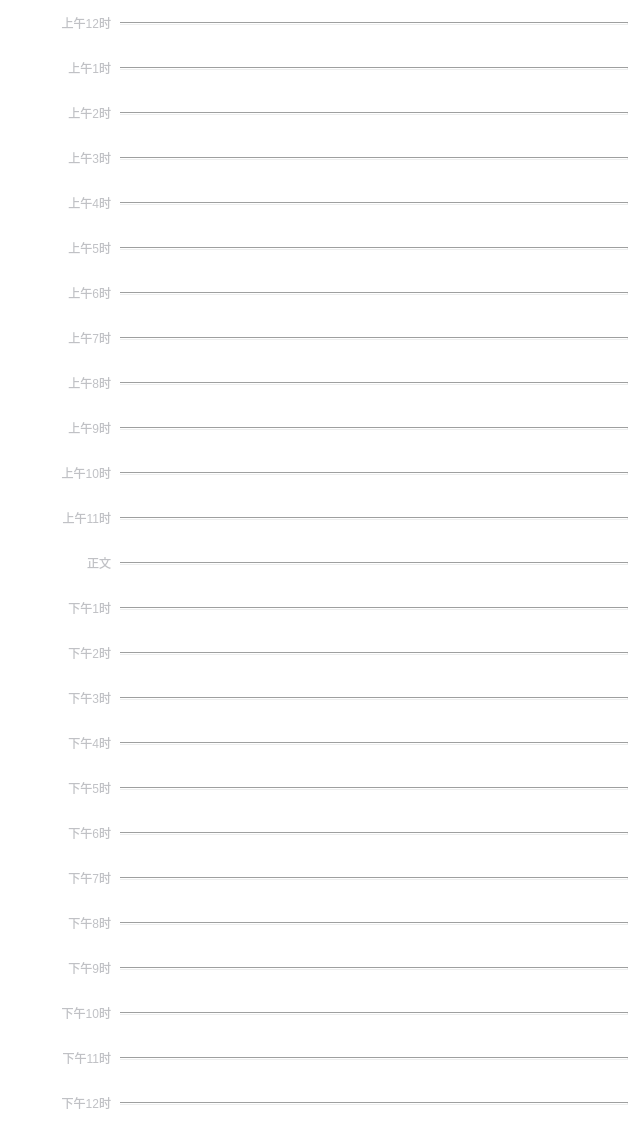
      <widget class="QWidget" name="schedule_scrollAreaWidgetContents">
       <property name="geometry">
        <rect>
         <x>0</x>
         <y>-2</y>
         <width>628</width>
         <height>1125</height>
        </rect>
       </property>
       <property name="styleSheet">
        <string notr="true">background-color: rgb(255, 255, 255);</string>
       </property>
       <widget class="QLabel" name="time_am12">
        <property name="geometry">
         <rect>
          <x>0</x>
          <y>0</y>
          <width>111</width>
          <height>45</height>
         </rect>
        </property>
        <property name="styleSheet">
         <string notr="true">font: 20px &quot;Microsoft YaHei&quot;;
color:rgb(192,193,197)</string>
        </property>
        <property name="text">
         <string>上午12时</string>
        </property>
        <property name="alignment">
         <set>Qt::AlignRight|Qt::AlignTrailing|Qt::AlignVCenter</set>
        </property>
       </widget>
       <widget class="QLabel" name="time_am1">
        <property name="geometry">
         <rect>
          <x>0</x>
          <y>45</y>
          <width>111</width>
          <height>45</height>
         </rect>
        </property>
        <property name="styleSheet">
         <string notr="true">font: 20px &quot;Microsoft YaHei&quot;;
color:rgb(192,193,197)</string>
        </property>
        <property name="text">
         <string>上午1时</string>
        </property>
        <property name="alignment">
         <set>Qt::AlignRight|Qt::AlignTrailing|Qt::AlignVCenter</set>
        </property>
       </widget>
       <widget class="QLabel" name="time_am2">
        <property name="geometry">
         <rect>
          <x>0</x>
          <y>90</y>
          <width>111</width>
          <height>45</height>
         </rect>
        </property>
        <property name="styleSheet">
         <string notr="true">font: 20px &quot;Microsoft YaHei&quot;;
color:rgb(192,193,197)</string>
        </property>
        <property name="text">
         <string>上午2时</string>
        </property>
        <property name="alignment">
         <set>Qt::AlignRight|Qt::AlignTrailing|Qt::AlignVCenter</set>
        </property>
       </widget>
       <widget class="QLabel" name="time_am3">
        <property name="geometry">
         <rect>
          <x>0</x>
          <y>135</y>
          <width>111</width>
          <height>45</height>
         </rect>
        </property>
        <property name="styleSheet">
         <string notr="true">font: 20px &quot;Microsoft YaHei&quot;;
color:rgb(192,193,197)</string>
        </property>
        <property name="text">
         <string>上午3时</string>
        </property>
        <property name="alignment">
         <set>Qt::AlignRight|Qt::AlignTrailing|Qt::AlignVCenter</set>
        </property>
       </widget>
       <widget class="QLabel" name="time_am4">
        <property name="geometry">
         <rect>
          <x>0</x>
          <y>180</y>
          <width>111</width>
          <height>45</height>
         </rect>
        </property>
        <property name="styleSheet">
         <string notr="true">font: 20px &quot;Microsoft YaHei&quot;;
color:rgb(192,193,197)</string>
        </property>
        <property name="text">
         <string>上午4时</string>
        </property>
        <property name="alignment">
         <set>Qt::AlignRight|Qt::AlignTrailing|Qt::AlignVCenter</set>
        </property>
       </widget>
       <widget class="QLabel" name="time_am5">
        <property name="geometry">
         <rect>
          <x>0</x>
          <y>225</y>
          <width>111</width>
          <height>45</height>
         </rect>
        </property>
        <property name="styleSheet">
         <string notr="true">font: 20px &quot;Microsoft YaHei&quot;;
color:rgb(192,193,197)</string>
        </property>
        <property name="text">
         <string>上午5时</string>
        </property>
        <property name="alignment">
         <set>Qt::AlignRight|Qt::AlignTrailing|Qt::AlignVCenter</set>
        </property>
       </widget>
       <widget class="QLabel" name="time_am6">
        <property name="geometry">
         <rect>
          <x>0</x>
          <y>270</y>
          <width>111</width>
          <height>45</height>
         </rect>
        </property>
        <property name="styleSheet">
         <string notr="true">font: 20px &quot;Microsoft YaHei&quot;;
color:rgb(192,193,197)</string>
        </property>
        <property name="text">
         <string>上午6时</string>
        </property>
        <property name="alignment">
         <set>Qt::AlignRight|Qt::AlignTrailing|Qt::AlignVCenter</set>
        </property>
       </widget>
       <widget class="QLabel" name="time_am7">
        <property name="geometry">
         <rect>
          <x>0</x>
          <y>315</y>
          <width>111</width>
          <height>45</height>
         </rect>
        </property>
        <property name="styleSheet">
         <string notr="true">font: 20px &quot;Microsoft YaHei&quot;;
color:rgb(192,193,197)</string>
        </property>
        <property name="text">
         <string>上午7时</string>
        </property>
        <property name="alignment">
         <set>Qt::AlignRight|Qt::AlignTrailing|Qt::AlignVCenter</set>
        </property>
       </widget>
       <widget class="QLabel" name="time_am8">
        <property name="geometry">
         <rect>
          <x>0</x>
          <y>360</y>
          <width>111</width>
          <height>45</height>
         </rect>
        </property>
        <property name="styleSheet">
         <string notr="true">font: 20px &quot;Microsoft YaHei&quot;;
color:rgb(192,193,197)</string>
        </property>
        <property name="text">
         <string>上午8时</string>
        </property>
        <property name="alignment">
         <set>Qt::AlignRight|Qt::AlignTrailing|Qt::AlignVCenter</set>
        </property>
       </widget>
       <widget class="QLabel" name="time_am9">
        <property name="geometry">
         <rect>
          <x>0</x>
          <y>405</y>
          <width>111</width>
          <height>45</height>
         </rect>
        </property>
        <property name="styleSheet">
         <string notr="true">font: 20px &quot;Microsoft YaHei&quot;;
color:rgb(192,193,197)</string>
        </property>
        <property name="text">
         <string>上午9时</string>
        </property>
        <property name="alignment">
         <set>Qt::AlignRight|Qt::AlignTrailing|Qt::AlignVCenter</set>
        </property>
       </widget>
       <widget class="QLabel" name="time_am10">
        <property name="geometry">
         <rect>
          <x>0</x>
          <y>450</y>
          <width>111</width>
          <height>45</height>
         </rect>
        </property>
        <property name="styleSheet">
         <string notr="true">font: 20px &quot;Microsoft YaHei&quot;;
color:rgb(192,193,197)</string>
        </property>
        <property name="text">
         <string>上午10时</string>
        </property>
        <property name="alignment">
         <set>Qt::AlignRight|Qt::AlignTrailing|Qt::AlignVCenter</set>
        </property>
       </widget>
       <widget class="QLabel" name="time_am11">
        <property name="geometry">
         <rect>
          <x>0</x>
          <y>495</y>
          <width>111</width>
          <height>45</height>
         </rect>
        </property>
        <property name="styleSheet">
         <string notr="true">font: 20px &quot;Microsoft YaHei&quot;;
color:rgb(192,193,197)</string>
        </property>
        <property name="text">
         <string>上午11时</string>
        </property>
        <property name="alignment">
         <set>Qt::AlignRight|Qt::AlignTrailing|Qt::AlignVCenter</set>
        </property>
       </widget>
       <widget class="QLabel" name="time_mid">
        <property name="geometry">
         <rect>
          <x>0</x>
          <y>540</y>
          <width>111</width>
          <height>45</height>
         </rect>
        </property>
        <property name="styleSheet">
         <string notr="true">font: 20px &quot;Microsoft YaHei&quot;;
color:rgb(192,193,197)</string>
        </property>
        <property name="text">
         <string>正文</string>
        </property>
        <property name="alignment">
         <set>Qt::AlignRight|Qt::AlignTrailing|Qt::AlignVCenter</set>
        </property>
       </widget>
       <widget class="QLabel" name="time_pm1">
        <property name="geometry">
         <rect>
          <x>0</x>
          <y>585</y>
          <width>111</width>
          <height>45</height>
         </rect>
        </property>
        <property name="styleSheet">
         <string notr="true">font: 20px &quot;Microsoft YaHei&quot;;
color:rgb(192,193,197)</string>
        </property>
        <property name="text">
         <string>下午1时</string>
        </property>
        <property name="alignment">
         <set>Qt::AlignRight|Qt::AlignTrailing|Qt::AlignVCenter</set>
        </property>
       </widget>
       <widget class="QLabel" name="time_pm2">
        <property name="geometry">
         <rect>
          <x>0</x>
          <y>630</y>
          <width>111</width>
          <height>45</height>
         </rect>
        </property>
        <property name="styleSheet">
         <string notr="true">font: 20px &quot;Microsoft YaHei&quot;;
color:rgb(192,193,197)</string>
        </property>
        <property name="text">
         <string>下午2时</string>
        </property>
        <property name="alignment">
         <set>Qt::AlignRight|Qt::AlignTrailing|Qt::AlignVCenter</set>
        </property>
       </widget>
       <widget class="QLabel" name="time_pm3">
        <property name="geometry">
         <rect>
          <x>0</x>
          <y>675</y>
          <width>111</width>
          <height>45</height>
         </rect>
        </property>
        <property name="styleSheet">
         <string notr="true">font: 20px &quot;Microsoft YaHei&quot;;
color:rgb(192,193,197)</string>
        </property>
        <property name="text">
         <string>下午3时</string>
        </property>
        <property name="alignment">
         <set>Qt::AlignRight|Qt::AlignTrailing|Qt::AlignVCenter</set>
        </property>
       </widget>
       <widget class="QLabel" name="time_pm4">
        <property name="geometry">
         <rect>
          <x>0</x>
          <y>720</y>
          <width>111</width>
          <height>45</height>
         </rect>
        </property>
        <property name="styleSheet">
         <string notr="true">font: 20px &quot;Microsoft YaHei&quot;;
color:rgb(192,193,197)</string>
        </property>
        <property name="text">
         <string>下午4时</string>
        </property>
        <property name="alignment">
         <set>Qt::AlignRight|Qt::AlignTrailing|Qt::AlignVCenter</set>
        </property>
       </widget>
       <widget class="QLabel" name="time_pm5">
        <property name="geometry">
         <rect>
          <x>0</x>
          <y>765</y>
          <width>111</width>
          <height>45</height>
         </rect>
        </property>
        <property name="styleSheet">
         <string notr="true">font: 20px &quot;Microsoft YaHei&quot;;
color:rgb(192,193,197)</string>
        </property>
        <property name="text">
         <string>下午5时</string>
        </property>
        <property name="alignment">
         <set>Qt::AlignRight|Qt::AlignTrailing|Qt::AlignVCenter</set>
        </property>
       </widget>
       <widget class="QLabel" name="time_pm6">
        <property name="geometry">
         <rect>
          <x>0</x>
          <y>810</y>
          <width>111</width>
          <height>45</height>
         </rect>
        </property>
        <property name="styleSheet">
         <string notr="true">font: 20px &quot;Microsoft YaHei&quot;;
color:rgb(192,193,197)</string>
        </property>
        <property name="text">
         <string>下午6时</string>
        </property>
        <property name="alignment">
         <set>Qt::AlignRight|Qt::AlignTrailing|Qt::AlignVCenter</set>
        </property>
       </widget>
       <widget class="QLabel" name="time_pm7">
        <property name="geometry">
         <rect>
          <x>0</x>
          <y>855</y>
          <width>111</width>
          <height>45</height>
         </rect>
        </property>
        <property name="styleSheet">
         <string notr="true">font: 20px &quot;Microsoft YaHei&quot;;
color:rgb(192,193,197)</string>
        </property>
        <property name="text">
         <string>下午7时</string>
        </property>
        <property name="alignment">
         <set>Qt::AlignRight|Qt::AlignTrailing|Qt::AlignVCenter</set>
        </property>
       </widget>
       <widget class="QLabel" name="time_pm8">
        <property name="geometry">
         <rect>
          <x>0</x>
          <y>900</y>
          <width>111</width>
          <height>45</height>
         </rect>
        </property>
        <property name="styleSheet">
         <string notr="true">font: 20px &quot;Microsoft YaHei&quot;;
color:rgb(192,193,197)</string>
        </property>
        <property name="text">
         <string>下午8时</string>
        </property>
        <property name="alignment">
         <set>Qt::AlignRight|Qt::AlignTrailing|Qt::AlignVCenter</set>
        </property>
       </widget>
       <widget class="QLabel" name="time_pm9">
        <property name="geometry">
         <rect>
          <x>0</x>
          <y>945</y>
          <width>111</width>
          <height>45</height>
         </rect>
        </property>
        <property name="styleSheet">
         <string notr="true">font: 20px &quot;Microsoft YaHei&quot;;
color:rgb(192,193,197)</string>
        </property>
        <property name="text">
         <string>下午9时</string>
        </property>
        <property name="alignment">
         <set>Qt::AlignRight|Qt::AlignTrailing|Qt::AlignVCenter</set>
        </property>
       </widget>
       <widget class="QLabel" name="time_pm10">
        <property name="geometry">
         <rect>
          <x>0</x>
          <y>990</y>
          <width>111</width>
          <height>45</height>
         </rect>
        </property>
        <property name="styleSheet">
         <string notr="true">font: 20px &quot;Microsoft YaHei&quot;;
color:rgb(192,193,197)</string>
        </property>
        <property name="text">
         <string>下午10时</string>
        </property>
        <property name="alignment">
         <set>Qt::AlignRight|Qt::AlignTrailing|Qt::AlignVCenter</set>
        </property>
       </widget>
       <widget class="QLabel" name="time_pm11">
        <property name="geometry">
         <rect>
          <x>0</x>
          <y>1035</y>
          <width>111</width>
          <height>45</height>
         </rect>
        </property>
        <property name="styleSheet">
         <string notr="true">font: 20px &quot;Microsoft YaHei&quot;;
color:rgb(192,193,197)</string>
        </property>
        <property name="text">
         <string>下午11时</string>
        </property>
        <property name="alignment">
         <set>Qt::AlignRight|Qt::AlignTrailing|Qt::AlignVCenter</set>
        </property>
       </widget>
       <widget class="QLabel" name="time_pm12">
        <property name="geometry">
         <rect>
          <x>0</x>
          <y>1080</y>
          <width>111</width>
          <height>45</height>
         </rect>
        </property>
        <property name="styleSheet">
         <string notr="true">font: 20px &quot;Microsoft YaHei&quot;;
color:rgb(192,193,197)</string>
        </property>
        <property name="text">
         <string>下午12时</string>
        </property>
        <property name="alignment">
         <set>Qt::AlignRight|Qt::AlignTrailing|Qt::AlignVCenter</set>
        </property>
       </widget>
       <widget class="Line" name="line_am1">
        <property name="geometry">
         <rect>
          <x>120</x>
          <y>67</y>
          <width>508</width>
          <height>3</height>
         </rect>
        </property>
        <property name="styleSheet">
         <string notr="true">color: rgb(237, 238, 238);
background-color: rgb(237, 238, 238);</string>
        </property>
        <property name="orientation">
         <enum>Qt::Horizontal</enum>
        </property>
       </widget>
       <widget class="Line" name="line_am12">
        <property name="geometry">
         <rect>
          <x>120</x>
          <y>22</y>
          <width>508</width>
          <height>3</height>
         </rect>
        </property>
        <property name="styleSheet">
         <string notr="true">color: rgb(237, 238, 238);
background-color: rgb(237, 238, 238);</string>
        </property>
        <property name="orientation">
         <enum>Qt::Horizontal</enum>
        </property>
       </widget>
       <widget class="Line" name="line_am2">
        <property name="geometry">
         <rect>
          <x>120</x>
          <y>112</y>
          <width>508</width>
          <height>3</height>
         </rect>
        </property>
        <property name="styleSheet">
         <string notr="true">color: rgb(237, 238, 238);
background-color: rgb(237, 238, 238);</string>
        </property>
        <property name="orientation">
         <enum>Qt::Horizontal</enum>
        </property>
       </widget>
       <widget class="Line" name="line_am3">
        <property name="geometry">
         <rect>
          <x>120</x>
          <y>157</y>
          <width>508</width>
          <height>3</height>
         </rect>
        </property>
        <property name="styleSheet">
         <string notr="true">color: rgb(237, 238, 238);
background-color: rgb(237, 238, 238);</string>
        </property>
        <property name="orientation">
         <enum>Qt::Horizontal</enum>
        </property>
       </widget>
       <widget class="Line" name="line_am4">
        <property name="geometry">
         <rect>
          <x>120</x>
          <y>202</y>
          <width>508</width>
          <height>3</height>
         </rect>
        </property>
        <property name="styleSheet">
         <string notr="true">color: rgb(237, 238, 238);
background-color: rgb(237, 238, 238);</string>
        </property>
        <property name="orientation">
         <enum>Qt::Horizontal</enum>
        </property>
       </widget>
       <widget class="Line" name="line_am5">
        <property name="geometry">
         <rect>
          <x>120</x>
          <y>247</y>
          <width>508</width>
          <height>3</height>
         </rect>
        </property>
        <property name="styleSheet">
         <string notr="true">color: rgb(237, 238, 238);
background-color: rgb(237, 238, 238);</string>
        </property>
        <property name="orientation">
         <enum>Qt::Horizontal</enum>
        </property>
       </widget>
       <widget class="Line" name="line_am6">
        <property name="geometry">
         <rect>
          <x>120</x>
          <y>292</y>
          <width>508</width>
          <height>3</height>
         </rect>
        </property>
        <property name="styleSheet">
         <string notr="true">color: rgb(237, 238, 238);
background-color: rgb(237, 238, 238);</string>
        </property>
        <property name="orientation">
         <enum>Qt::Horizontal</enum>
        </property>
       </widget>
       <widget class="Line" name="line_am7">
        <property name="geometry">
         <rect>
          <x>120</x>
          <y>337</y>
          <width>508</width>
          <height>3</height>
         </rect>
        </property>
        <property name="styleSheet">
         <string notr="true">color: rgb(237, 238, 238);
background-color: rgb(237, 238, 238);</string>
        </property>
        <property name="orientation">
         <enum>Qt::Horizontal</enum>
        </property>
       </widget>
       <widget class="Line" name="line_am8">
        <property name="geometry">
         <rect>
          <x>120</x>
          <y>382</y>
          <width>508</width>
          <height>3</height>
         </rect>
        </property>
        <property name="styleSheet">
         <string notr="true">color: rgb(237, 238, 238);
background-color: rgb(237, 238, 238);</string>
        </property>
        <property name="orientation">
         <enum>Qt::Horizontal</enum>
        </property>
       </widget>
       <widget class="Line" name="line_am9">
        <property name="geometry">
         <rect>
          <x>120</x>
          <y>427</y>
          <width>508</width>
          <height>3</height>
         </rect>
        </property>
        <property name="styleSheet">
         <string notr="true">color: rgb(237, 238, 238);
background-color: rgb(237, 238, 238);</string>
        </property>
        <property name="orientation">
         <enum>Qt::Horizontal</enum>
        </property>
       </widget>
       <widget class="Line" name="line_am10">
        <property name="geometry">
         <rect>
          <x>120</x>
          <y>472</y>
          <width>508</width>
          <height>3</height>
         </rect>
        </property>
        <property name="styleSheet">
         <string notr="true">color: rgb(237, 238, 238);
background-color: rgb(237, 238, 238);</string>
        </property>
        <property name="orientation">
         <enum>Qt::Horizontal</enum>
        </property>
       </widget>
       <widget class="Line" name="line_am11">
        <property name="geometry">
         <rect>
          <x>120</x>
          <y>517</y>
          <width>508</width>
          <height>3</height>
         </rect>
        </property>
        <property name="styleSheet">
         <string notr="true">color: rgb(237, 238, 238);
background-color: rgb(237, 238, 238);</string>
        </property>
        <property name="orientation">
         <enum>Qt::Horizontal</enum>
        </property>
       </widget>
       <widget class="Line" name="line_mid">
        <property name="geometry">
         <rect>
          <x>120</x>
          <y>562</y>
          <width>508</width>
          <height>3</height>
         </rect>
        </property>
        <property name="styleSheet">
         <string notr="true">color: rgb(237, 238, 238);
background-color: rgb(237, 238, 238);</string>
        </property>
        <property name="orientation">
         <enum>Qt::Horizontal</enum>
        </property>
       </widget>
       <widget class="Line" name="line_pm1">
        <property name="geometry">
         <rect>
          <x>120</x>
          <y>607</y>
          <width>508</width>
          <height>3</height>
         </rect>
        </property>
        <property name="styleSheet">
         <string notr="true">color: rgb(237, 238, 238);
background-color: rgb(237, 238, 238);</string>
        </property>
        <property name="orientation">
         <enum>Qt::Horizontal</enum>
        </property>
       </widget>
       <widget class="Line" name="line_pm2">
        <property name="geometry">
         <rect>
          <x>120</x>
          <y>652</y>
          <width>508</width>
          <height>3</height>
         </rect>
        </property>
        <property name="styleSheet">
         <string notr="true">color: rgb(237, 238, 238);
background-color: rgb(237, 238, 238);</string>
        </property>
        <property name="orientation">
         <enum>Qt::Horizontal</enum>
        </property>
       </widget>
       <widget class="Line" name="line_pm3">
        <property name="geometry">
         <rect>
          <x>120</x>
          <y>697</y>
          <width>508</width>
          <height>3</height>
         </rect>
        </property>
        <property name="styleSheet">
         <string notr="true">color: rgb(237, 238, 238);
background-color: rgb(237, 238, 238);</string>
        </property>
        <property name="orientation">
         <enum>Qt::Horizontal</enum>
        </property>
       </widget>
       <widget class="Line" name="line_pm4">
        <property name="geometry">
         <rect>
          <x>120</x>
          <y>742</y>
          <width>508</width>
          <height>3</height>
         </rect>
        </property>
        <property name="styleSheet">
         <string notr="true">color: rgb(237, 238, 238);
background-color: rgb(237, 238, 238);</string>
        </property>
        <property name="orientation">
         <enum>Qt::Horizontal</enum>
        </property>
       </widget>
       <widget class="Line" name="line_pm5">
        <property name="geometry">
         <rect>
          <x>120</x>
          <y>787</y>
          <width>508</width>
          <height>3</height>
         </rect>
        </property>
        <property name="styleSheet">
         <string notr="true">color: rgb(237, 238, 238);
background-color: rgb(237, 238, 238);</string>
        </property>
        <property name="orientation">
         <enum>Qt::Horizontal</enum>
        </property>
       </widget>
       <widget class="Line" name="line_pm6">
        <property name="geometry">
         <rect>
          <x>120</x>
          <y>832</y>
          <width>508</width>
          <height>3</height>
         </rect>
        </property>
        <property name="styleSheet">
         <string notr="true">color: rgb(237, 238, 238);
background-color: rgb(237, 238, 238);</string>
        </property>
        <property name="orientation">
         <enum>Qt::Horizontal</enum>
        </property>
       </widget>
       <widget class="Line" name="line_pm7">
        <property name="geometry">
         <rect>
          <x>120</x>
          <y>877</y>
          <width>508</width>
          <height>3</height>
         </rect>
        </property>
        <property name="styleSheet">
         <string notr="true">color: rgb(237, 238, 238);
background-color: rgb(237, 238, 238);</string>
        </property>
        <property name="orientation">
         <enum>Qt::Horizontal</enum>
        </property>
       </widget>
       <widget class="Line" name="line_pm8">
        <property name="geometry">
         <rect>
          <x>120</x>
          <y>922</y>
          <width>508</width>
          <height>3</height>
         </rect>
        </property>
        <property name="styleSheet">
         <string notr="true">color: rgb(237, 238, 238);
background-color: rgb(237, 238, 238);</string>
        </property>
        <property name="orientation">
         <enum>Qt::Horizontal</enum>
        </property>
       </widget>
       <widget class="Line" name="line_pm9">
        <property name="geometry">
         <rect>
          <x>120</x>
          <y>967</y>
          <width>508</width>
          <height>3</height>
         </rect>
        </property>
        <property name="styleSheet">
         <string notr="true">color: rgb(237, 238, 238);
background-color: rgb(237, 238, 238);</string>
        </property>
        <property name="orientation">
         <enum>Qt::Horizontal</enum>
        </property>
       </widget>
       <widget class="Line" name="line_pm10">
        <property name="geometry">
         <rect>
          <x>120</x>
          <y>1012</y>
          <width>508</width>
          <height>3</height>
         </rect>
        </property>
        <property name="styleSheet">
         <string notr="true">color: rgb(237, 238, 238);
background-color: rgb(237, 238, 238);</string>
        </property>
        <property name="orientation">
         <enum>Qt::Horizontal</enum>
        </property>
       </widget>
       <widget class="Line" name="line_pm11">
        <property name="geometry">
         <rect>
          <x>120</x>
          <y>1057</y>
          <width>508</width>
          <height>3</height>
         </rect>
        </property>
        <property name="styleSheet">
         <string notr="true">color: rgb(237, 238, 238);
background-color: rgb(237, 238, 238);</string>
        </property>
        <property name="orientation">
         <enum>Qt::Horizontal</enum>
        </property>
       </widget>
       <widget class="Line" name="line_pm12">
        <property name="geometry">
         <rect>
          <x>120</x>
          <y>1102</y>
          <width>508</width>
          <height>3</height>
         </rect>
        </property>
        <property name="styleSheet">
         <string notr="true">color: rgb(237, 238, 238);
background-color: rgb(237, 238, 238);</string>
        </property>
        <property name="orientation">
         <enum>Qt::Horizontal</enum>
        </property>
       </widget>
      </widget>
